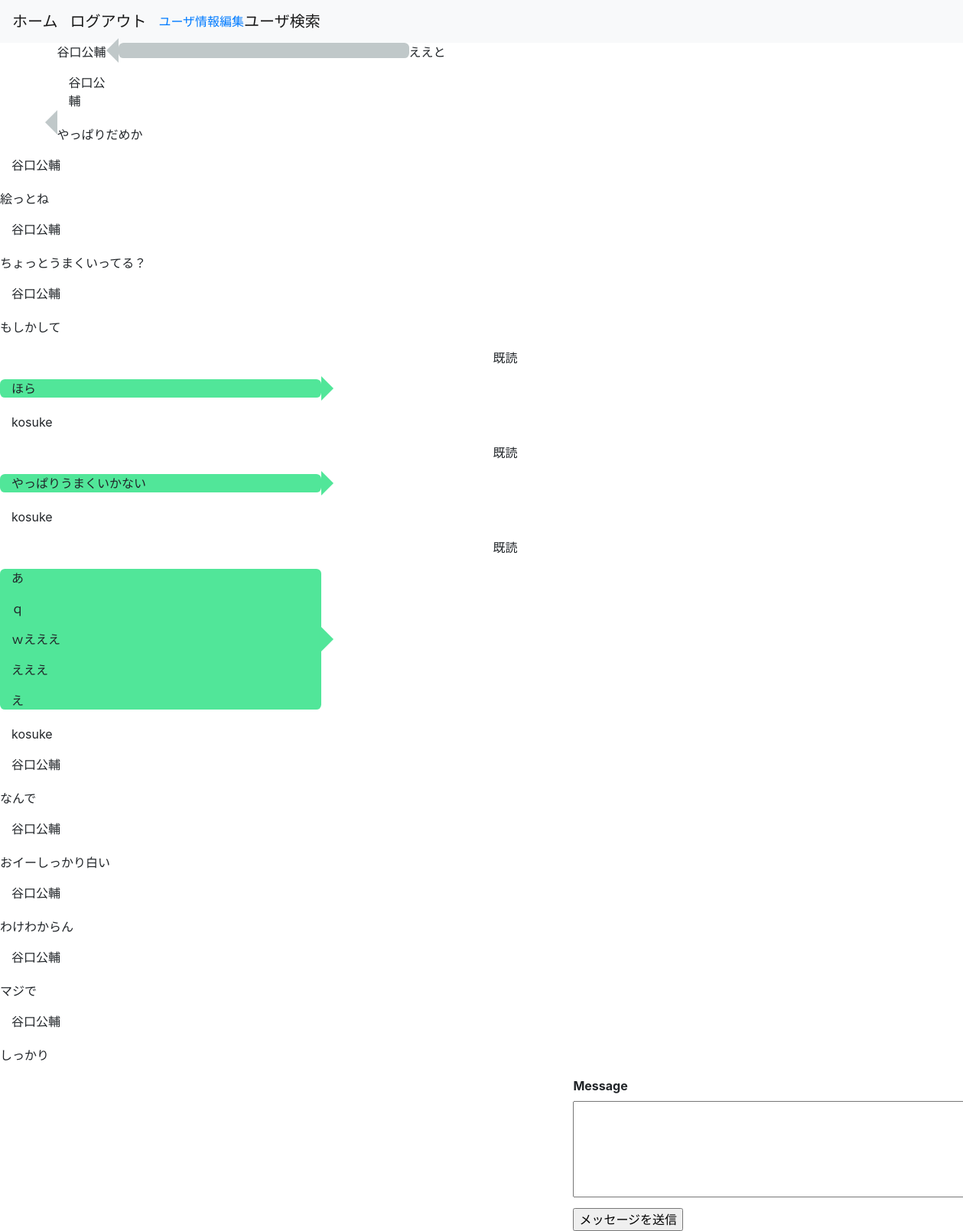
Page /message/7 (signed in) on the committed database.
### flaskr/models.py (models this page shows, shortened)
class User(UserMixin, db.Model):
    __tablename__ = 'users'
    id = db.Column(db.Integer, primary_key=True)
    username = db.Column(db.String(64), index=True)
    email = db.Column(db.String(64), unique=True, index=True)
    password = db.Column(
        db.String(128),
        default = generate_password_hash('flasksnsapp')
    )
    picture_path = db.Column(db.Text)
    is_active = db.Column(db.Boolean, unique=False, default=False)
    create_at = db.Column(db.DateTime, default=datetime.now)
    update_at = db.Column(db.DateTime, default=datetime.now)
    @classmethod
    def select_user_by_id(cls, id):
      return cls.query.get(id)

class Message(db.Model):
    __tablename__ = 'messages'
    id = db.Column(db.Integer, primary_key=True)
    from_user_id = db.Column(db.Integer, db.ForeignKey('users.id'), index=True)
    to_user_id = db.Column(db.Integer, db.ForeignKey('users.id'), index=True)
    is_read = db.Column(db.Boolean, default=False)
    message = db.Column(db.Text)
    create_at = db.Column(db.DateTime, default=datetime.now())
    update_at = db.Column(db.DateTime, default=datetime.now())
    @classmethod
    def get_friend_messages(cls, id1, id2):
        return cls.query.filter(
            or_(
                and_(
                    cls.from_user_id == id1,
                    cls.to_user_id == id2
                ),
                and_(
                    cls.from_user_id == id2,
                    cls.to_user_id == id1
                )
            )
        ).order_by(cls.id).all()

### flaskr/views.py (the view)
@bp.route('/message/<id>', methods=['GET', 'POST'])
def message(id):
    if not UserConnect.is_friend(id):
        return redirect(url_for('app.home'))
    form = MessageForm(request.form)
    messages = Message.get_friend_messages(current_user.get_id(), id)
    user = User.select_user_by_id(id)
    read_messages_ids = [message.id for message in messages if (not message.is_read) and (message.from_user_id == int(id))]
    if read_messages_ids:
        with db.session.begin(subtransactions=True):
            Message.update_is_read_by_ids(read_messages_ids)
        db.session.commit()
    if request.method == 'POST' and form.validate():
        new_message = Message(current_user.get_id(), id, form.message.data)
        with db.session.begin(subtransactions=True):
            new_message.create_message()
        db.session.commit()
        return redirect(url_for('app.message', id=id))
    return render_template('message.html', form=form, messages=messages, to_user_id=id, user=user)

### flaskr/forms.py (shortened to what this page needs)
class MessageForm(Form):
    to_user_id = HiddenField()
    message = TextAreaField()
    submit = SubmitField('メッセージを送信')

### flaskr/models.py (called while the page is built)
@login_manager.user_loader
def load_user(user_id):
    return User.query.get(user_id)

    @classmethod
    def is_friend(cls, to_user_id):
        user = cls.query.filter(
            or_(
                and_(
                    UserConnect.from_user_id == current_user.get_id(),
                    UserConnect.to_user_id == to_user_id,
                    UserConnect.status == 2
                ),
                and_(
                    UserConnect.from_user_id == to_user_id,
                    UserConnect.to_user_id == current_user.get_id(),
                    UserConnect.status == 2
                )
            )
        ).first()
        return True if user else False

### flaskr/utils/template_filters.py (called while the page is built)
def replace_newline(text):
    return text.split('\n')

### flaskr/templates/message.html (shortened to what this page needs)
{% from '_formhelpers.html' import render_field %}
{% extends 'base.html' %}
{% block content %}
<div class="row">
{% for message in messages %}
  {% if message.from_user_id == current_user.id %}
  <div class="col-lg-1 offset-lg-6 col-md-1 offset-md-2 col-sm-1 offset-sm-1 col-1">
    {% if message.is_read %}
    <p>既読</p>
    {% endif %}
  </div>
  <div class="speech-bubble-self col-lg-4 col-md-8 col-sm-8 col-9">
    {% for splited_message in message.message | replace_newline %}
      <p>{{ splited_message | urlize}}</p>
    {% endfor %}
  </div>
  <div class="col-lg-1 col-md-1 col-sm-2 col-2">
    <p>{{ current_user.username }}</p>
  </div>
  {% else %}
  <div class="col-lg-1 col-md-1 col-sm-2 col-2">
    <p>{{ user.username }}</p>
  </div>
  <div class="speech-bubble-dest col-lg-4 col-md-8 col-sm-8 col-9"></div>
    {% for splited_message in message.message | replace_newline %}
      <p>{{ splited_message | urlize}}</p>
    {% endfor %}
  </div>
  {% endif %}
{% endfor %}
<div id="message_form" class="col-lg-4 offset-lg-7 col-md-8 offset-md-4 col-sm-12 col-12">
  <form method='POST'>
    {{ render_field(form.message, cols='50', rows='5') }}
    {{ form.submit() }}
  </form>
</div>
{% endblock content %}

### flaskr/static/css/style.css (style rules this page uses)
.speech-bubble-dest { position: relative; background: #c0c8c9; border-radius: .4em; margin-bottom: 20px; }
.speech-bubble-dest:after { content: ''; position: absolute; left: 0; top: 50%; width: 0; height: 0; border: 16px solid transparent; border-right-color: #c0c8c9; border-left: 0; margin-top: -16px; margin-left: -16px; }
.speech-bubble-self { position: relative; background: #51e699; border-radius: .4em; margin-bottom: 20px; }
.speech-bubble-self:after { content: ''; position: absolute; right: 0; top: 50%; width: 0; height: 0; border: 16px solid transparent; border-left-color: #51e699; border-right: 0; margin-top: -16px; margin-right: -16px; }

### rows in the picture
Message: message "ええと"
User: username "谷口公輔"
Message: message "やっぱりだめか"
Message: message "絵っとね"
Message: message "ちょっとうまくいってる？"
Message: message "もしかして"
Message: is_read "既読", message "ほら"
User: username "kosuke"
Message: is_read "既読", message "やっぱりうまくいかない"
Message: is_read "既読", splited_message "あ" "ｑ" "ｗえええ" "えええ" "え"
Message: message "なんで"
Message: message "おイーしっかり白い"
Message: message "わけわからん"
Message: message "マジで"
Message: message "しっかり"

### other values in the picture
{{ field.label }} "Message"
